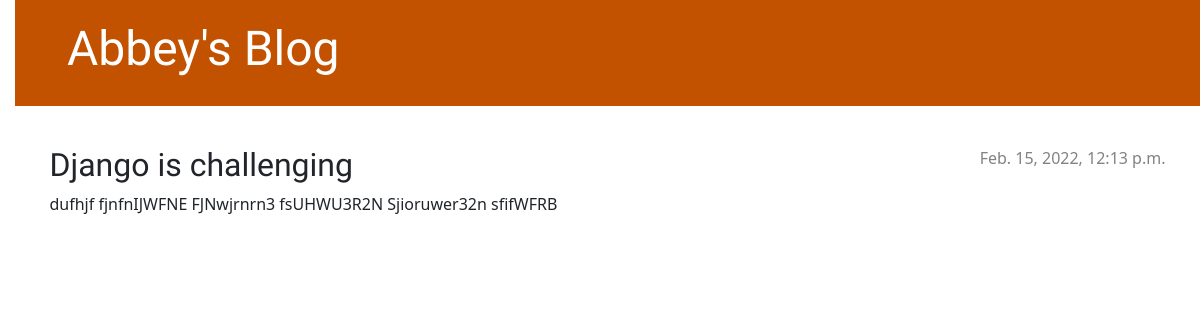
The app's page /post/1/ with its own data.
### blog/models.py (models this page shows, shortened)
class Post(models.Model):
    author = models.ForeignKey(settings.AUTH_USER_MODEL, on_delete=models.CASCADE)
    title = models.CharField(max_length=200)
    text = models.TextField()
    created_date = models.DateTimeField(default=timezone.now)
    published_date = models.DateTimeField(blank=True, null=True)

### blog/views.py (the view)
# urls.py: path('post/<int:pk>/', views.post_detail, name='post_detail'),
def post_detail(request, pk):
    post = get_object_or_404(Post, pk=pk)
    return render(request, 'blog/post_detail.html', {'post': post})

### blog/templates/blog/post_detail.html (shortened to what this page needs)
{% extends 'blog/base.html' %}
{% block content %}
    <article class="post">
        {% if post.published_date %}
            <time class="date">
                {{ post.published_date }}
            </time>
        {% endif %}
        <h2>{{ post.title }}</h2>
        <p>{{ post.text|linebreaksbr }}</p>
    </article>
{% endblock %}

### blog/static/css/blog.css (style rules this page uses)
body { padding-left: 15px; }
h1, h2, h3, h4 { font-family: 'Lobster', cursive; }
.date { color: #828282; }
.post { margin-bottom: 70px; }
.post > .date, .post > .actions { float: right; }

### records on screen
Post: published_date "Feb. 15, 2022, 12:13 p.m.", title "Django is challenging", text "dufhjf fjnfnIJWFNE FJNwjrnrn3 fsUHWU3R2N Sjioruwer32n sfifWFRB"
